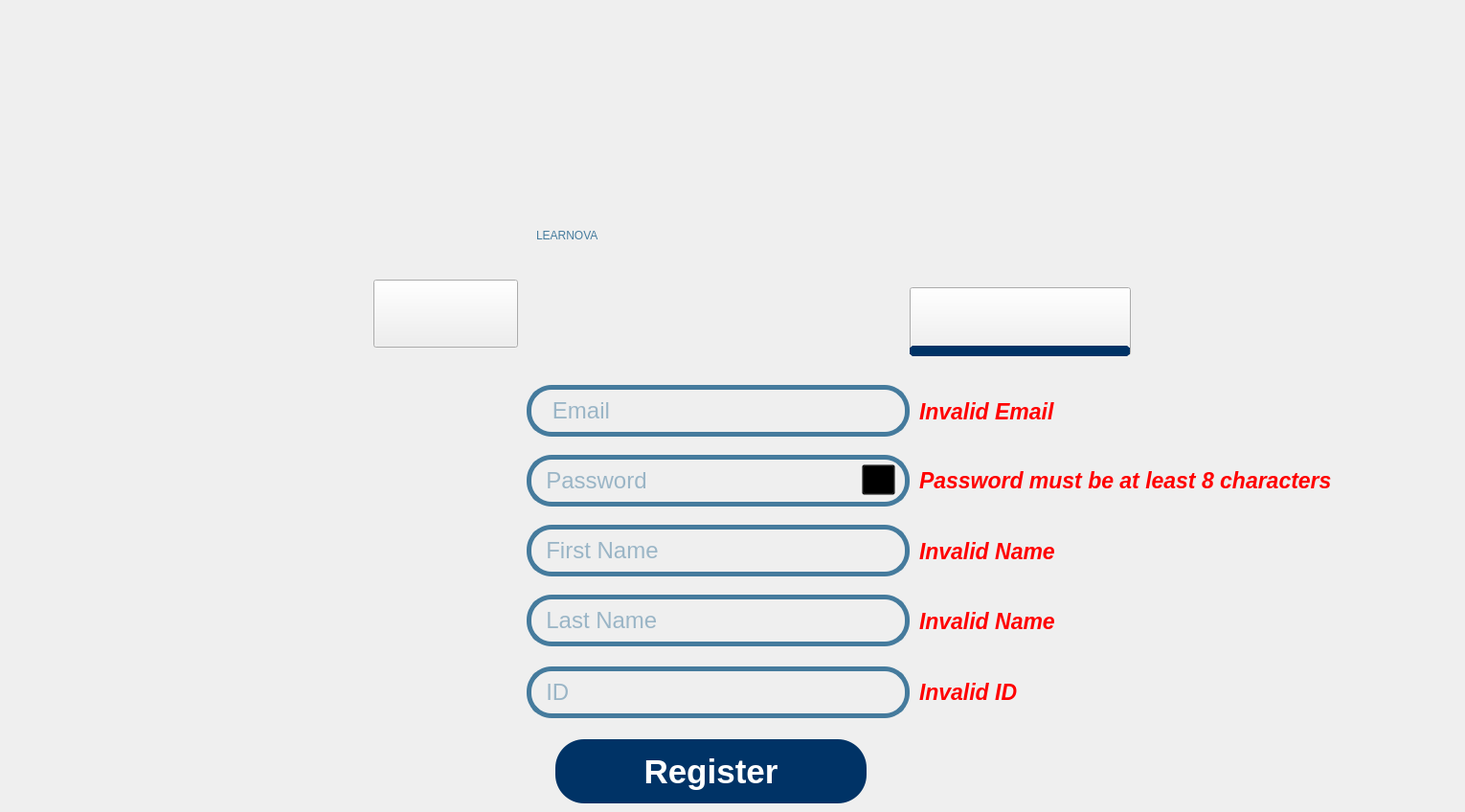
    <widget class="QWidget" name="register_page">
     <property name="styleSheet">
      <string notr="true">background-image: url(:/images/images/Desktop-1.png);</string>
     </property>
     <widget class="QLineEdit" name="pass_fild_2">
      <property name="geometry">
       <rect>
        <x>550</x>
        <y>475</y>
        <width>400</width>
        <height>54</height>
       </rect>
      </property>
      <property name="font">
       <font>
        <family>Arial</family>
        <pointsize>18</pointsize>
        <bold>false</bold>
       </font>
      </property>
      <property name="styleSheet">
       <string notr="true">background:transparent;
border:5px solid #457B9D;
border-radius:26px;
color:#457B9D
</string>
      </property>
      <property name="frame">
       <bool>true</bool>
      </property>
      <property name="echoMode">
       <enum>QLineEdit::EchoMode::Password</enum>
      </property>
      <property name="placeholderText">
       <string>  Password</string>
      </property>
     </widget>
     <widget class="QLabel" name="Learnova_text_2">
      <property name="geometry">
       <rect>
        <x>560</x>
        <y>210</y>
        <width>491</width>
        <height>71</height>
       </rect>
      </property>
      <property name="styleSheet">
       <string notr="true">color: rgb(69, 123, 157);
font: 700 53pt &quot;Arial&quot;;
background:transparent</string>
      </property>
      <property name="text">
       <string>LEARNOVA</string>
      </property>
     </widget>
     <widget class="QPushButton" name="Register_btn">
      <property name="geometry">
       <rect>
        <x>580</x>
        <y>772</y>
        <width>325</width>
        <height>67</height>
       </rect>
      </property>
      <property name="font">
       <font>
        <family>Arial</family>
        <pointsize>26</pointsize>
        <bold>true</bold>
       </font>
      </property>
      <property name="cursor">
       <cursorShape>PointingHandCursor</cursorShape>
      </property>
      <property name="styleSheet">
       <string notr="true">background:transparent;
background-color: #003366;
border-radius: 30px;
color:white;</string>
      </property>
      <property name="text">
       <string>Register</string>
      </property>
     </widget>
     <widget class="QLabel" name="Register_2">
      <property name="geometry">
       <rect>
        <x>960</x>
        <y>285</y>
        <width>281</width>
        <height>81</height>
       </rect>
      </property>
      <property name="font">
       <font>
        <family>Arial</family>
        <pointsize>41</pointsize>
        <bold>true</bold>
       </font>
      </property>
      <property name="styleSheet">
       <string notr="true">color: #003366;
background:transparent;</string>
      </property>
      <property name="text">
       <string>Register</string>
      </property>
     </widget>
     <widget class="QPushButton" name="register_switch">
      <property name="geometry">
       <rect>
        <x>950</x>
        <y>300</y>
        <width>231</width>
        <height>71</height>
       </rect>
      </property>
      <property name="cursor">
       <cursorShape>PointingHandCursor</cursorShape>
      </property>
      <property name="mouseTracking">
       <bool>false</bool>
      </property>
      <property name="styleSheet">
       <string notr="true"/>
      </property>
      <property name="text">
       <string/>
      </property>
     </widget>
     <widget class="QFrame" name="frame_2">
      <property name="geometry">
       <rect>
        <x>950</x>
        <y>361</y>
        <width>230</width>
        <height>11</height>
       </rect>
      </property>
      <property name="styleSheet">
       <string notr="true">border: 8px solid #003366;
background-color: transparent;
border-radius:5px;


</string>
      </property>
      <property name="frameShape">
       <enum>QFrame::Shape::HLine</enum>
      </property>
      <property name="frameShadow">
       <enum>QFrame::Shadow::Sunken</enum>
      </property>
     </widget>
     <widget class="QLineEdit" name="email_fild_2">
      <property name="geometry">
       <rect>
        <x>550</x>
        <y>402</y>
        <width>400</width>
        <height>54</height>
       </rect>
      </property>
      <property name="font">
       <font>
        <family>Arial</family>
        <pointsize>18</pointsize>
        <bold>false</bold>
       </font>
      </property>
      <property name="styleSheet">
       <string notr="true">background:transparent;
border:5px solid #457B9D;
border-radius:26px;
color:#457B9D
</string>
      </property>
      <property name="frame">
       <bool>true</bool>
      </property>
      <property name="alignment">
       <set>Qt::AlignmentFlag::AlignLeading|Qt::AlignmentFlag::AlignLeft|Qt::AlignmentFlag::AlignVCenter</set>
      </property>
      <property name="placeholderText">
       <string>   Email</string>
      </property>
     </widget>
     <widget class="QPushButton" name="loginswitch_btn_2">
      <property name="geometry">
       <rect>
        <x>390</x>
        <y>292</y>
        <width>151</width>
        <height>71</height>
       </rect>
      </property>
      <property name="cursor">
       <cursorShape>PointingHandCursor</cursorShape>
      </property>
      <property name="mouseTracking">
       <bool>false</bool>
      </property>
      <property name="styleSheet">
       <string notr="true"/>
      </property>
      <property name="text">
       <string/>
      </property>
     </widget>
     <widget class="QLabel" name="Login_2">
      <property name="geometry">
       <rect>
        <x>393</x>
        <y>285</y>
        <width>191</width>
        <height>81</height>
       </rect>
      </property>
      <property name="font">
       <font>
        <family>Arial</family>
        <pointsize>41</pointsize>
        <bold>true</bold>
       </font>
      </property>
      <property name="styleSheet">
       <string notr="true">color:rgb(69, 123, 157);
background:transparent</string>
      </property>
      <property name="text">
       <string>Login</string>
      </property>
     </widget>
     <widget class="QLineEdit" name="Fir_name_fild">
      <property name="geometry">
       <rect>
        <x>550</x>
        <y>548</y>
        <width>400</width>
        <height>54</height>
       </rect>
      </property>
      <property name="font">
       <font>
        <family>Arial</family>
        <pointsize>18</pointsize>
        <bold>false</bold>
       </font>
      </property>
      <property name="styleSheet">
       <string notr="true">background:transparent;
border:5px solid #457B9D;
border-radius:26px;
color:#457B9D
</string>
      </property>
      <property name="frame">
       <bool>true</bool>
      </property>
      <property name="echoMode">
       <enum>QLineEdit::EchoMode::Normal</enum>
      </property>
      <property name="placeholderText">
       <string>  First Name</string>
      </property>
     </widget>
     <widget class="QLineEdit" name="las_name_fild">
      <property name="geometry">
       <rect>
        <x>550</x>
        <y>621</y>
        <width>400</width>
        <height>54</height>
       </rect>
      </property>
      <property name="font">
       <font>
        <family>Arial</family>
        <pointsize>18</pointsize>
        <bold>false</bold>
       </font>
      </property>
      <property name="styleSheet">
       <string notr="true">background:transparent;
border:5px solid #457B9D;
border-radius:26px;
color:#457B9D
</string>
      </property>
      <property name="frame">
       <bool>true</bool>
      </property>
      <property name="echoMode">
       <enum>QLineEdit::EchoMode::Normal</enum>
      </property>
      <property name="placeholderText">
       <string>  Last Name</string>
      </property>
     </widget>
     <widget class="QLineEdit" name="ID_fild">
      <property name="geometry">
       <rect>
        <x>550</x>
        <y>696</y>
        <width>400</width>
        <height>54</height>
       </rect>
      </property>
      <property name="font">
       <font>
        <family>Arial</family>
        <pointsize>18</pointsize>
        <bold>false</bold>
       </font>
      </property>
      <property name="styleSheet">
       <string notr="true">background:transparent;
border:5px solid #457B9D;
border-radius:26px;
color:#457B9D
</string>
      </property>
      <property name="frame">
       <bool>true</bool>
      </property>
      <property name="echoMode">
       <enum>QLineEdit::EchoMode::Normal</enum>
      </property>
      <property name="placeholderText">
       <string>  ID</string>
      </property>
     </widget>
     <widget class="QPushButton" name="hidden_pass_btn_3">
      <property name="geometry">
       <rect>
        <x>900</x>
        <y>485</y>
        <width>35</width>
        <height>32</height>
       </rect>
      </property>
      <property name="cursor">
       <cursorShape>PointingHandCursor</cursorShape>
      </property>
      <property name="styleSheet">
       <string notr="true">background:transparent;</string>
      </property>
      <property name="text">
       <string/>
      </property>
     </widget>
     <widget class="QLabel" name="hidded_pic_3">
      <property name="geometry">
       <rect>
        <x>900</x>
        <y>484</y>
        <width>35</width>
        <height>35</height>
       </rect>
      </property>
      <property name="cursor">
       <cursorShape>ArrowCursor</cursorShape>
      </property>
      <property name="styleSheet">
       <string notr="true">background:transparent;</string>
      </property>
      <property name="text">
       <string/>
      </property>
     </widget>
     <widget class="QLabel" name="err_email">
      <property name="geometry">
       <rect>
        <x>960</x>
        <y>414</y>
        <width>541</width>
        <height>31</height>
       </rect>
      </property>
      <property name="sizePolicy">
       <sizepolicy hsizetype="Expanding" vsizetype="Expanding">
        <horstretch>0</horstretch>
        <verstretch>0</verstretch>
       </sizepolicy>
      </property>
      <property name="font">
       <font>
        <family>Arial</family>
        <pointsize>17</pointsize>
        <italic>true</italic>
        <bold>true</bold>
       </font>
      </property>
      <property name="styleSheet">
       <string notr="true">background:transparent;
color:red</string>
      </property>
      <property name="text">
       <string>Invalid Email</string>
      </property>
     </widget>
     <widget class="QLabel" name="err_pass">
      <property name="geometry">
       <rect>
        <x>960</x>
        <y>468</y>
        <width>561</width>
        <height>67</height>
       </rect>
      </property>
      <property name="sizePolicy">
       <sizepolicy hsizetype="Expanding" vsizetype="Expanding">
        <horstretch>0</horstretch>
        <verstretch>0</verstretch>
       </sizepolicy>
      </property>
      <property name="font">
       <font>
        <family>Arial</family>
        <pointsize>17</pointsize>
        <italic>true</italic>
        <bold>true</bold>
       </font>
      </property>
      <property name="styleSheet">
       <string notr="true">background:transparent;
color:red</string>
      </property>
      <property name="text">
       <string>Password must be at least 8 characters</string>
      </property>
     </widget>
     <widget class="QLabel" name="err_fna">
      <property name="geometry">
       <rect>
        <x>960</x>
        <y>560</y>
        <width>541</width>
        <height>31</height>
       </rect>
      </property>
      <property name="sizePolicy">
       <sizepolicy hsizetype="Expanding" vsizetype="Expanding">
        <horstretch>0</horstretch>
        <verstretch>0</verstretch>
       </sizepolicy>
      </property>
      <property name="font">
       <font>
        <family>Arial</family>
        <pointsize>17</pointsize>
        <italic>true</italic>
        <bold>true</bold>
       </font>
      </property>
      <property name="styleSheet">
       <string notr="true">background:transparent;
color:red</string>
      </property>
      <property name="text">
       <string>Invalid Name</string>
      </property>
     </widget>
     <widget class="QLabel" name="err_lna">
      <property name="geometry">
       <rect>
        <x>960</x>
        <y>633</y>
        <width>541</width>
        <height>31</height>
       </rect>
      </property>
      <property name="sizePolicy">
       <sizepolicy hsizetype="Expanding" vsizetype="Expanding">
        <horstretch>0</horstretch>
        <verstretch>0</verstretch>
       </sizepolicy>
      </property>
      <property name="font">
       <font>
        <family>Arial</family>
        <pointsize>17</pointsize>
        <italic>true</italic>
        <bold>true</bold>
       </font>
      </property>
      <property name="styleSheet">
       <string notr="true">background:transparent;
color:red</string>
      </property>
      <property name="text">
       <string>Invalid Name</string>
      </property>
     </widget>
     <widget class="QLabel" name="err_id">
      <property name="geometry">
       <rect>
        <x>960</x>
        <y>707</y>
        <width>541</width>
        <height>31</height>
       </rect>
      </property>
      <property name="sizePolicy">
       <sizepolicy hsizetype="Expanding" vsizetype="Expanding">
        <horstretch>0</horstretch>
        <verstretch>0</verstretch>
       </sizepolicy>
      </property>
      <property name="font">
       <font>
        <family>Arial</family>
        <pointsize>17</pointsize>
        <italic>true</italic>
        <bold>true</bold>
       </font>
      </property>
      <property name="styleSheet">
       <string notr="true">background:transparent;
color:red</string>
      </property>
      <property name="text">
       <string>Invalid ID</string>
      </property>
     </widget>
     <zorder>pass_fild_2</zorder>
     <zorder>hidded_pic_3</zorder>
     <zorder>Login_2</zorder>
     <zorder>Learnova_text_2</zorder>
     <zorder>Register_btn</zorder>
     <zorder>Register_2</zorder>
     <zorder>register_switch</zorder>
     <zorder>frame_2</zorder>
     <zorder>email_fild_2</zorder>
     <zorder>loginswitch_btn_2</zorder>
     <zorder>Fir_name_fild</zorder>
     <zorder>las_name_fild</zorder>
     <zorder>ID_fild</zorder>
     <zorder>hidden_pass_btn_3</zorder>
     <zorder>err_email</zorder>
     <zorder>err_pass</zorder>
     <zorder>err_fna</zorder>
     <zorder>err_lna</zorder>
     <zorder>err_id</zorder>
    </widget>
